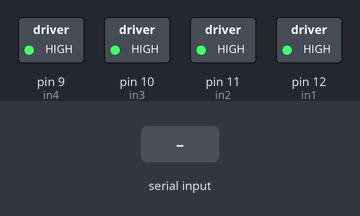
Recording of a sketch running on a simulated Arduino Uno, built with avr-gcc and run on an emulated ATmega328P. On the bench: switched loads named in the sketch (green lamp = pin HIGH). Inputs (shaded band) come from the test bench. What the sketch prints to the serial monitor is not drawn.

Above: at 1.2 s.
1.3 s: "U" received over Serial
At 2.5 s:
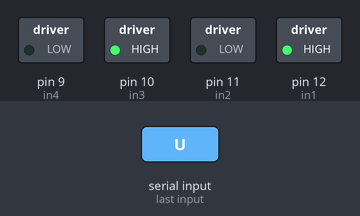
2.8 s: "D" received over Serial
At 4.0 s:
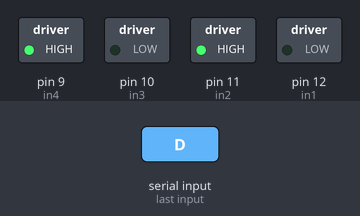
4.3 s: "L" received over Serial
At 5.0 s:
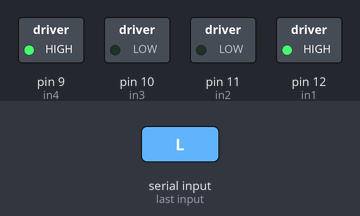
5.8 s: "R" received over Serial
At 6.3 s:
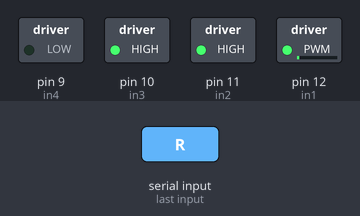
7.3 s: "S" received over Serial
At 8.2 s:
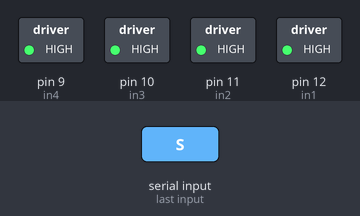
8.8 s: "U" received over Serial
At 9.7 s:
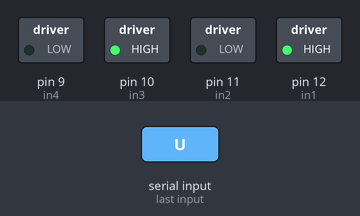
Timing chart, 0 to 11.3 s (numbered marks = the images above; inputs shaded):
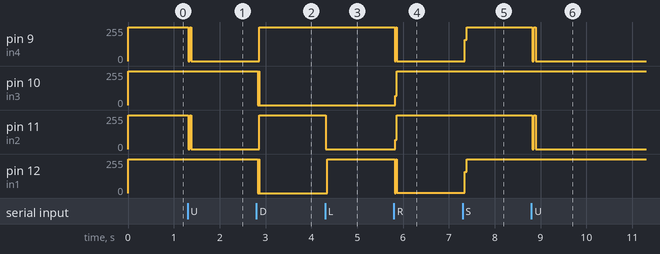

The sketch:

L298N.ino
```cpp
char getstr;
int in1=12;
int in2=11;
int in3=10;
int in4=9;

//上面定义了板上的4个控制端，12一组，34一组
void _mRight(int pin1,int pin2)//当in1和in2中有一个接高位时，电机会向某一方向转动
{
  digitalWrite(pin1,HIGH);
  digitalWrite(pin2,LOW);
}


void _mLeft(int pin1,int pin2)//同上
{
  digitalWrite(pin1,LOW);
  digitalWrite(pin2,HIGH);
}


void _mStop(int pin1,int pin2)//紧急制动，实际就是将电机两个端短接了
{
  digitalWrite(pin1,HIGH);
  digitalWrite(pin2,HIGH);
}


void setup()
{
  Serial.begin(9600);
  pinMode(in1,OUTPUT);
  pinMode(in2,OUTPUT);
  pinMode(in3,OUTPUT);
  pinMode(in4,OUTPUT);
  //下面程序开始时让控制端都为高电平，电机保持不动。
  digitalWrite(in1,HIGH);
  digitalWrite(in2,HIGH);
  digitalWrite(in3,HIGH);
  digitalWrite(in4,HIGH);
}

void loop()
{
  while(Serial.available()>0){
    getstr = Serial.read();
//    Serial.write(mybyte);
  }

  Serial.write(getstr);
  if(getstr=='U') {
    Serial.println("go forward!");
    _mStop(in1,in2);
    _mStop(in3,in4);
    _mRight(in1,in2);
    _mRight(in3,in4);

  } else if(getstr=='D'){
    Serial.println("go back!");
    _mStop(in1,in2);
    _mStop(in3,in4);
    _mLeft(in1,in2);
    _mLeft(in3,in4);
  } else if(getstr=='L'){
    Serial.println("go left!");
    _mStop(in1,in2);
    _mStop(in3,in4);
    _mRight(in1,in2);
    _mLeft(in3,in4);
  } else if(getstr=='R'){
    Serial.println("go right!");
    _mStop(in1,in2);
    _mStop(in3,in4);
    _mRight(in3,in4);
    _mLeft(in1,in2);
  } else if(getstr=='S'){
    Serial.println("Stop!");
    _mStop(in1,in2);
    _mStop(in3,in4);
  }


}
```

Measured:
- after the input at 1.3 s, pin 9 (in4), pin 11 (in2): 255/255 → 0/255 at once
- after the input at 2.8 s, pin 9 (in4), pin 11 (in2): 0/255 → 255/255 after 0.06 s; pin 10 (in3), pin 12 (in1): 255/255 → 0/255 at once
- after the input at 4.3 s, pin 11 (in2): 255/255 → 0/255 at once; pin 12 (in1): 0/255 → 255/255 at once
- after the input at 5.8 s, pin 9 (in4): 255/255 → 0/255 at once; pin 10 (in3), pin 11 (in2): 0/255 → 255/255 at once; pin 12 (in1): 255/255 → 1/255 at once
- after the input at 7.3 s, pin 9 (in4): 0/255 → 255/255 at once; pin 12 (in1): 1/255 → 255/255 at once
- after the input at 8.8 s, pin 9 (in4), pin 11 (in2): 255/255 → 0/255 at once
